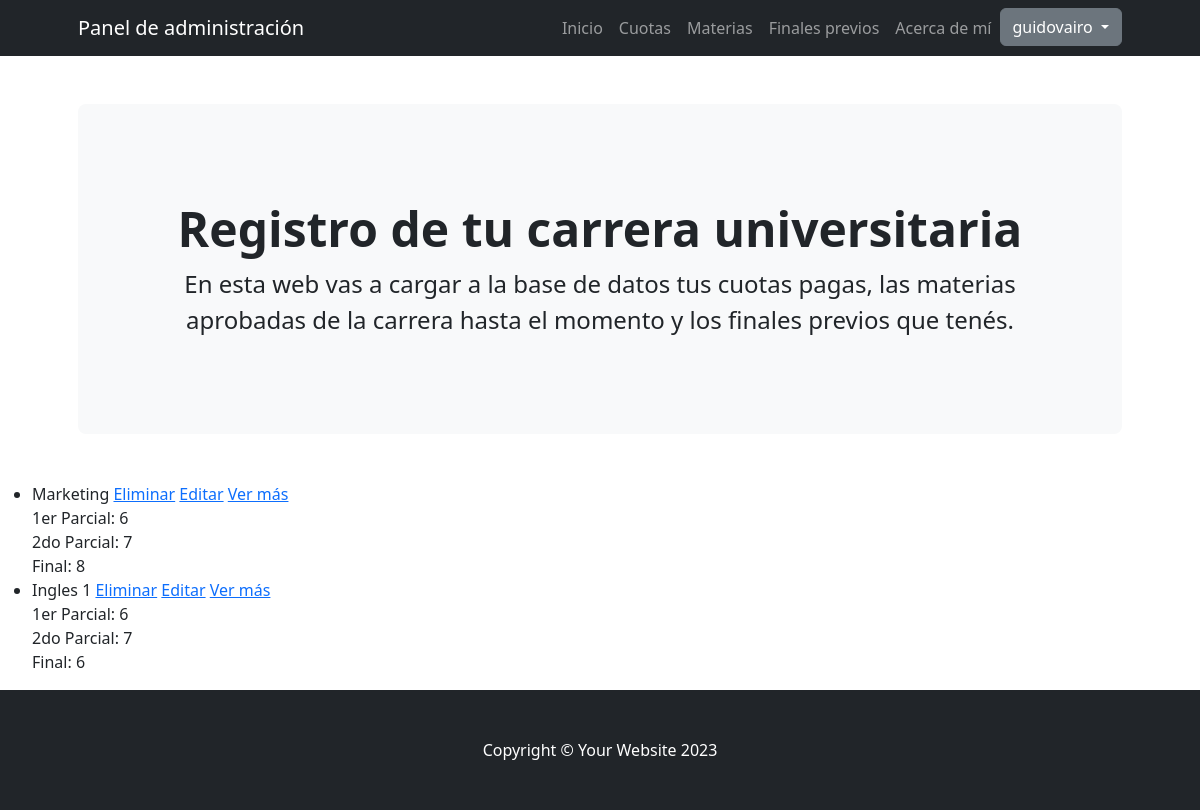
Before: /app/lista_materias/ (signed in) with the older database file.
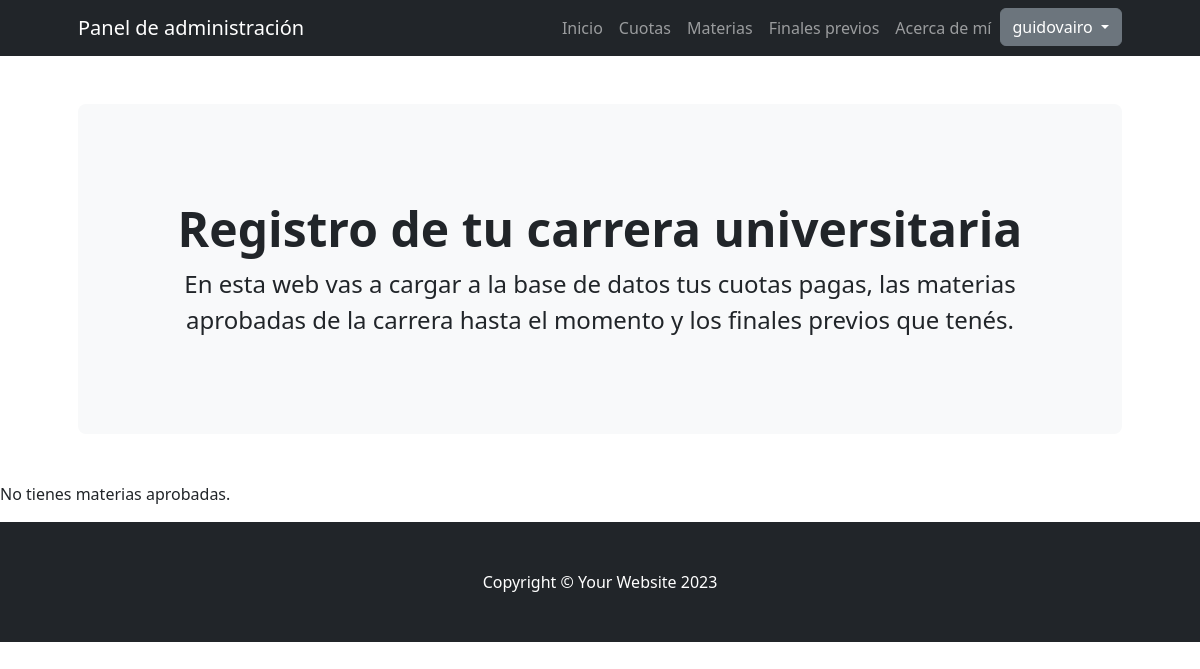
After: the same page with the newer database file.
### AppAlumno/models.py (models this page shows)
class MateriasAprobadas(models.Model):
    materia = models.CharField(max_length=40)
    Nota_primer_parcial = models.IntegerField(null=True, blank=True)
    Nota_segundo_parcial = models.IntegerField(null=True, blank=True)
    Nota_del_final = models.IntegerField(null=True, blank=True)
    def __str__(self):
       return f"{self.materia}"

### AppAlumno/views.py (the view)
# urls.py: path('lista_materias/', materiasListView.as_view(), name='lista_materias'),
class materiasListView(LoginRequiredMixin, ListView):
    model = MateriasAprobadas
    template_name = "AppAlumno/lista_materias.html"
    login_url = "AppUsers:Login"

### AppAlumno/templates/AppAlumno/lista_materias.html
{% extends "AppAlumno/base.html" %}
{% load static %}
{% block section2 %}
{% if object_list %}
  <ul>
    {% for materia in object_list %}
      <li>
        {{ materia }}
        <a href="{% url 'eliminar_materias' materia.id %}">Eliminar</a>
        <a href="{% url 'editar_materias' materia.id %}">Editar</a>
        <a href="{% url 'detalle_materias' materia.id %}">Ver más</a>
        <br>
        1er Parcial: {{ materia.Nota_primer_parcial }}<br>
        2do Parcial: {{ materia.Nota_segundo_parcial }}<br>
        Final: {{ materia.Nota_del_final }}<br>
      </li>
    {% endfor %}
  </ul>
{% else %}
  <p>No tienes materias aprobadas.</p>
{% endif %}
{% endblock %}

### AppAlumno/templates/AppAlumno/base.html (shortened to what this page needs)
<!DOCTYPE html>
{% load static %}
<html lang="en">
    <head>
        <link href="https://cdn.jsdelivr.net/npm/bootstrap-icons@1.4.1/font/bootstrap-icons.css" rel="stylesheet" />
        <link href="{% static 'AppAlumno/css/styles.css' %}" rel="stylesheet" />
    </head>
    <body>
        <nav class="navbar navbar-expand-lg navbar-dark bg-dark">
            <div class="container px-lg-5">
                <a class="navbar-brand" href="#!">Panel de administración</a>
                <div class="collapse navbar-collapse" id="navbarSupportedContent">
                    <ul class="navbar-nav ms-auto mb-2 mb-lg-0">
                        <li class="nav-item"><a class="nav-link" aria-current="page" href="{% url 'vista_inicio' %}">Inicio</a></li>
                        <li class="nav-item"><a class="nav-link" aria-current="page" href="{% url 'crear_cuotas' %}">Cuotas</a></li>
                        <li class="nav-item"><a class="nav-link" href="{% url 'crear_materias' %}">Materias</a></li>
                        <li class="nav-item"><a class="nav-link" href="{% url 'crear_finales' %}">Finales previos</a></li>
                        <li class="nav-item"><a class="nav-link" href="{% url 'about' %}">Acerca de mí</a></li>
                        {% if request.user.is_authenticated %}
                            <div class="dropdown">
                                <button class="btn btn-secondary dropdown-toggle" type="button" id="dropdownMenuButton1" data-bs-toggle="dropdown">
                                    {{ request.user.username }}
                                </button>
                            </div>
                        {% endif %}
                    </ul>
                </div>
            </div>
        </nav>
        <header class="py-5">
            <div class="container px-lg-5">
                <div class="p-4 p-lg-5 bg-light rounded-3 text-center">
                    <div class="m-4 m-lg-5">
                        <h1 class="display-5 fw-bold">Registro de tu carrera universitaria</h1>
                        <p class="fs-4">En esta web vas a cargar a la base de datos tus cuotas pagas, las materias aprobadas de la carrera hasta el momento y los finales previos que tenés.</p>
                    </div>
                </div>
            </div>
        </header>
                {% block section2 %}
                {% endblock %}
        <footer class="py-5 bg-dark">
            <div class="container"><p class="m-0 text-center text-white">Copyright &copy; Your Website 2023</p></div>
        </footer>
    </body>
</html>

Changed rows visible on the page:
removed MateriasAprobadas: materia "Marketing", Nota_primer_parcial "6", Nota_segundo_parcial "7", Nota_del_final "8"
removed MateriasAprobadas: materia "Ingles 1", Nota_primer_parcial "6", Nota_segundo_parcial "7", Nota_del_final "6"
Other visible differences:
text now shown: "No tienes materias aprobadas."
